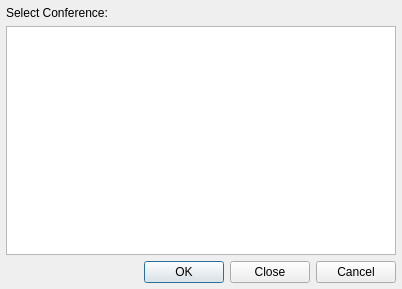
<ui version="4.0" >
 <class>InviteToMucDialog</class>
 <widget class="QDialog" name="InviteToMucDialog" >
  <property name="geometry" >
   <rect>
    <x>0</x>
    <y>0</y>
    <width>402</width>
    <height>289</height>
   </rect>
  </property>
  <property name="windowTitle" >
   <string>Invite to Conference</string>
  </property>
  <layout class="QVBoxLayout" name="verticalLayout" >
   <property name="margin" >
    <number>6</number>
   </property>
   <item>
    <widget class="QStackedWidget" name="stackedWidget" >
     <property name="currentIndex" >
      <number>0</number>
     </property>
     <widget class="QWidget" name="page" >
      <layout class="QVBoxLayout" name="verticalLayout_2" >
       <property name="margin" >
        <number>0</number>
       </property>
       <item>
        <widget class="QLabel" name="label" >
         <property name="text" >
          <string>Select Conference:</string>
         </property>
        </widget>
       </item>
       <item>
        <widget class="QListWidget" name="mucsListWidget" >
         <property name="selectionBehavior" >
          <enum>QAbstractItemView::SelectRows</enum>
         </property>
        </widget>
       </item>
      </layout>
     </widget>
     <widget class="QWidget" name="page_2" >
      <layout class="QVBoxLayout" name="verticalLayout_3" >
       <property name="margin" >
        <number>0</number>
       </property>
       <item>
        <widget class="QTabWidget" name="tabWidget" >
         <property name="currentIndex" >
          <number>0</number>
         </property>
         <widget class="QWidget" name="tab" >
          <attribute name="title" >
           <string>Invite Friends</string>
          </attribute>
          <layout class="QVBoxLayout" name="verticalLayout_5" >
           <property name="margin" >
            <number>6</number>
           </property>
           <item>
            <widget class="QLabel" name="label_3" >
             <property name="text" >
              <string>Select friends to invite:</string>
             </property>
            </widget>
           </item>
           <item>
            <widget class="QListWidget" name="friendsListWidget" />
           </item>
          </layout>
         </widget>
         <widget class="QWidget" name="tab_2" >
          <attribute name="title" >
           <string>Invite Anyone</string>
          </attribute>
          <layout class="QVBoxLayout" name="verticalLayout_4" >
           <property name="leftMargin" >
            <number>6</number>
           </property>
           <property name="topMargin" >
            <number>6</number>
           </property>
           <property name="rightMargin" >
            <number>6</number>
           </property>
           <item>
            <widget class="QLabel" name="label_2" >
             <property name="text" >
              <string>Send this URL to anybody:</string>
             </property>
            </widget>
           </item>
           <item>
            <widget class="QLineEdit" name="urlLineEdit" >
             <property name="readOnly" >
              <bool>true</bool>
             </property>
            </widget>
           </item>
           <item>
            <layout class="QHBoxLayout" name="horizontalLayout" >
             <item>
              <widget class="QPushButton" name="emailButton" >
               <property name="text" >
                <string>&amp;Email</string>
               </property>
              </widget>
             </item>
             <item>
              <widget class="QPushButton" name="copyButton" >
               <property name="text" >
                <string>&amp;Copy</string>
               </property>
              </widget>
             </item>
             <item>
              <spacer name="horizontalSpacer" >
               <property name="orientation" >
                <enum>Qt::Horizontal</enum>
               </property>
               <property name="sizeHint" stdset="0" >
                <size>
                 <width>40</width>
                 <height>20</height>
                </size>
               </property>
              </spacer>
             </item>
            </layout>
           </item>
           <item>
            <spacer name="verticalSpacer" >
             <property name="orientation" >
              <enum>Qt::Vertical</enum>
             </property>
             <property name="sizeHint" stdset="0" >
              <size>
               <width>20</width>
               <height>99</height>
              </size>
             </property>
            </spacer>
           </item>
          </layout>
         </widget>
        </widget>
       </item>
      </layout>
     </widget>
    </widget>
   </item>
   <item>
    <widget class="QDialogButtonBox" name="buttonBox" >
     <property name="orientation" >
      <enum>Qt::Horizontal</enum>
     </property>
     <property name="standardButtons" >
      <set>QDialogButtonBox::Cancel|QDialogButtonBox::Close|QDialogButtonBox::Ok</set>
     </property>
    </widget>
   </item>
  </layout>
 </widget>
 <resources/>
 <connections>
  <connection>
   <sender>buttonBox</sender>
   <signal>accepted()</signal>
   <receiver>InviteToMucDialog</receiver>
   <slot>accept()</slot>
   <hints>
    <hint type="sourcelabel" >
     <x>266</x>
     <y>267</y>
    </hint>
    <hint type="destinationlabel" >
     <x>166</x>
     <y>301</y>
    </hint>
   </hints>
  </connection>
  <connection>
   <sender>buttonBox</sender>
   <signal>rejected()</signal>
   <receiver>InviteToMucDialog</receiver>
   <slot>reject()</slot>
   <hints>
    <hint type="sourcelabel" >
     <x>372</x>
     <y>276</y>
    </hint>
    <hint type="destinationlabel" >
     <x>331</x>
     <y>300</y>
    </hint>
   </hints>
  </connection>
 </connections>
</ui>
